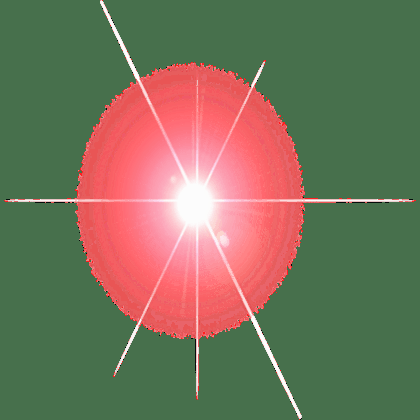
#> input picture TP_final/code/lens.png, 420 x 420 px, found by its file name
$ python main.py
#> lines starting #> are read from the running program, lines starting #| are printed output that depends on the picture
#codigo basado en https://github.com/shantnu/Webcam-Face-Detect

import cv2
import sys
import logging as log
import datetime as dt
from time import sleep


from laser import addLasers
from metrics import estimateBrightness


#tecla q for quit

face_cascade = cv2.CascadeClassifier(cv2.data.haarcascades + 'haarcascade_frontalface_default.xml')
eye_cascade = cv2.CascadeClassifier(cv2.data.haarcascades + 'haarcascade_eye.xml')
#log.basicConfig(filename='webcam.log',level=log.INFO)

video_capture = cv2.VideoCapture(0)
cv2.namedWindow("Video")
anterior = 0


while True:
    if not video_capture.isOpened():
        print('Unable to load camera.')
        sleep(5)
        pass

    lens = cv2.imread(".\lens.PNG", cv2.IMREAD_UNCHANGED);
#> lens is the input picture: shape (420, 420, 4); mean B, G, R, A 91.5, 115.3, 121.3, 24.1

    # Capture frame-by-frame
    ret, frame = video_capture.read();
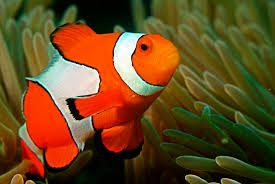
#> input picture Color/segmentacion usando espacios de color/images/nemo0.jpg, 275 x 184 px, given in place of the camera
#> frame is the input picture: shape (184, 275, 3); mean B, G, R 30.5, 72.3, 103
    frame_h, frame_w = frame.shape[:2];
#> frame_h = 184; frame_w = 275


    gray = cv2.cvtColor(frame, cv2.COLOR_BGR2GRAY);
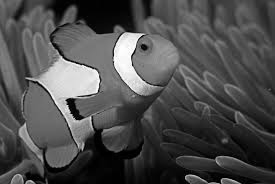
#> gray: shape (184, 275); min 0, max 255, mean 76.7

    faces = face_cascade.detectMultiScale(gray, scaleFactor=1.1, minNeighbors=7,minSize=(50, 50));
#> faces = ()


    # Draw a rectangle around the faces
    for (x, y, w, h) in faces:
        cv2.rectangle(frame, (x, y), (x+w, y+h), (0, 255, 0), 2);
        roi_gray = gray[y:y + h, x:x + w]   #region of interest
        roi_color = frame[y:y + h, x:x + w]

        # si encuentra caras, encuentra ojos y también le dibuja rectangulos
        eyes = eye_cascade.detectMultiScale(roi_gray, scaleFactor=1.1, minNeighbors=4,minSize=(50, 50));
        for (eye_x, eye_y, eye_width, eye_height) in eyes:
            cv2.rectangle(roi_color, (eye_x, eye_y), (eye_x + eye_width, eye_y + eye_height), (0, 0, 255), 2);

            if len(eyes) == 2:
                frame = addLasers(frame, x, y, frame_w, frame_h, eye_x, eye_y, eye_width, eye_height, lens);
                backgr_br = estimateBrightness(gray);
                face_br = estimateBrightness(roi_gray);
                l_half_br = estimateBrightness(gray[y:y + h, x:x + w//2]);
                r_half_br = estimateBrightness(gray[y:y + h, x + w//2:x + w]);
                print("BackGroung Brightness = "+ str(backgr_br) )
                print("Face Brightness = "+ str(face_br) )
                print("Left side Brightness = "+ str(l_half_br) )
                print("Right side Brightness = "+ str(r_half_br) )
#> this loop made 0 passes
            # estimo el brightness de la region de la cara cuando identifica un ojo
            #if len(eyes) == 2:   #si identifica una cantidad par de ojos
                #
            #


    if anterior != len(faces):
        anterior = len(faces)
        log.info("faces: "+str(len(faces))+" at "+str(dt.datetime.now()))


    # Display the resulting frame
    cv2.imshow('Video', frame)


    if cv2.waitKey(1) & 0xFF == ord('q'):
#> (key q is pressed here)
        break

    # Display the resulting frame
    cv2.imshow('Video', frame)

# When everything is done, release the capture
video_capture.release()
cv2.destroyAllWindows()
